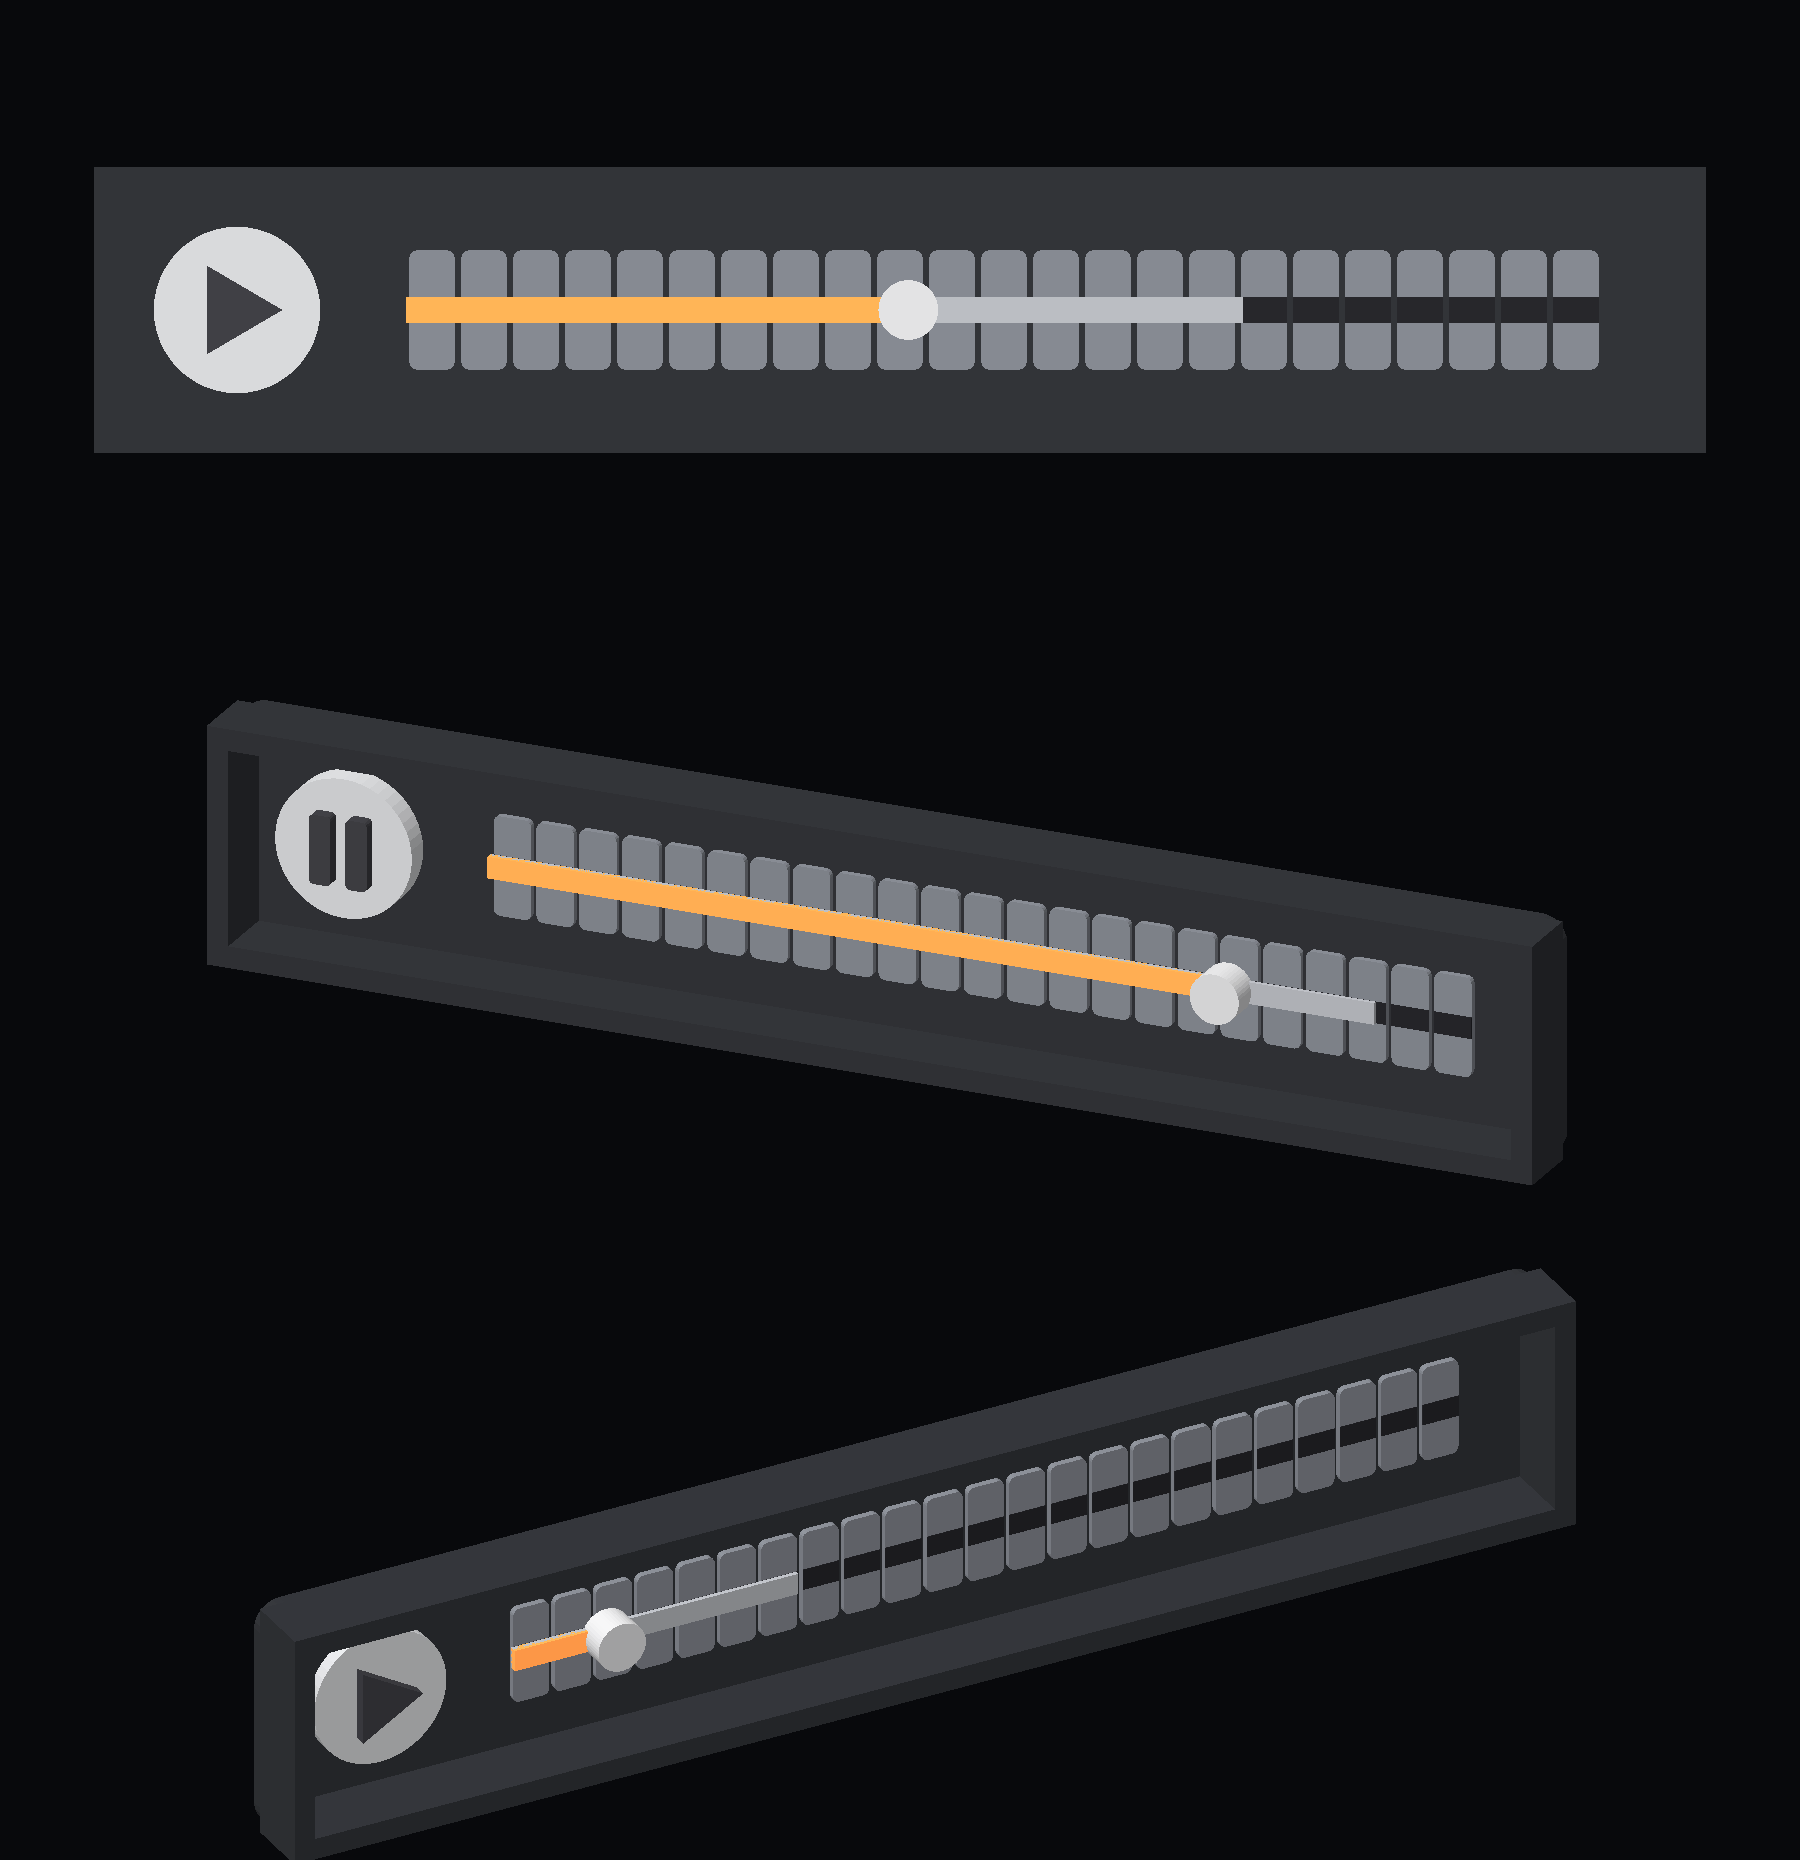

Write Python code to recreate this figure.
#!/usr/bin/env python3
"""Render the assembled controls to models/preview.png, without a headset.

A rough software render: it reads the generated USDZ files back, places them
with the same arithmetic as public/styles/spatial.css, and draws them flat
shaded. It checks geometry, winding and layout; it says nothing about how
Safari lights or fits the scene.

    pip install usd-core pillow numpy
    python3 models/preview.py
"""

from __future__ import annotations

import math
import sys
from pathlib import Path

import numpy as np
from PIL import Image
from pxr import Usd, UsdGeom, UsdShade

sys.path.insert(0, str(Path(__file__).resolve().parent))
from build import CM, LAYOUT, OUT_MODELS  # noqa: E402

ROOT = Path(__file__).resolve().parent.parent
SCALE = 2600  # pixels per metre
SIZE = (1800, 620)
LIGHT = (-0.35, 0.55, 0.76)


def load(name: str):
    """Return [(face points, colour)] for one model, in metres."""
    stage = Usd.Stage.Open(str(OUT_MODELS / f"{name}.usdz"))
    faces = []
    for prim in stage.Traverse():
        if not prim.IsA(UsdGeom.Mesh):
            continue
        mesh = UsdGeom.Mesh(prim)
        points = mesh.GetPointsAttr().Get()
        counts = mesh.GetFaceVertexCountsAttr().Get()
        indices = mesh.GetFaceVertexIndicesAttr().Get()
        material = UsdShade.MaterialBindingAPI(prim).ComputeBoundMaterial()[0]
        shader = UsdShade.Shader(material.GetPrim().GetChild("surface"))
        colour = tuple(shader.GetInput("diffuseColor").Get())
        emissive = shader.GetInput("emissiveColor")
        glow = tuple(emissive.Get()) if emissive else (0, 0, 0)
        cursor = 0
        for count in counts:
            faces.append(([tuple(points[i]) for i in indices[cursor : cursor + count]], colour, glow))
            cursor += count
    return faces


def place(faces, translate=(0, 0, 0), scale=(1, 1, 1)):
    """CSS `translate3d(...) scale3d(...)`: scale about the model origin, then move. Centimetres."""
    tx, ty, tz = (c * CM for c in translate)
    return [
        ([(x * scale[0] + tx, y * scale[1] + ty, z * scale[2] + tz) for x, y, z in points], colour, glow)
        for points, colour, glow in faces
    ]


def assemble(paused=True, progress=0.42, buffered=0.7, press=0.0):
    L = LAYOUT
    scene = place(load("tray"))

    squash = 1 - press * 0.45
    scene += place(load("puck"), (L["puck-x"], 0, 0), (1, 1, squash))
    for name, active in (("play", paused), ("pause", not paused)):
        sink, size = (0, 1) if active else (1.05, 0.6)
        z = L["puck-height"] * squash - sink * L["glyph-height"]
        scene += place(load(name), (L["puck-x"], 0, z), (size, size, size))

    pitch = L["track-length"] / L["track-count"]
    tile = load("tile")
    for i in range(int(L["track-count"])):
        scene += place(tile, (L["track-start"] + (i + 0.5) * pitch, 0, 0))

    scene += place(load("buffer"), (L["track-start"], 0, 0), (max(0.0001, buffered), 1, 1))
    scene += place(load("fill"), (L["track-start"], 0, 0), (max(0.0001, progress), 1, 1))
    scene += place(load("thumb"), (L["track-start"] + progress * L["track-length"], 0, L["tile-depth"]))
    return scene


def render(scene, yaw=0.0, pitch=0.0, zoom=1.0):
    """Flat-shaded orthographic render with a depth buffer."""
    width, height = SIZE
    colour_buffer = np.empty((height, width, 3), dtype=np.uint8)
    colour_buffer[:] = (8, 9, 12)
    depth_buffer = np.full((height, width), -np.inf)
    cy, sy, cp, sp = math.cos(yaw), math.sin(yaw), math.cos(pitch), math.sin(pitch)
    scale = SCALE * zoom

    def view(p):
        x, y, z = p
        x, z = x * cy + z * sy, -x * sy + z * cy
        y, z = y * cp - z * sp, y * sp + z * cp
        return (x, y, z)

    for points, colour, glow in scene:
        eye = [view(p) for p in points]
        # Newell normal in view space; faces wind counter-clockwise seen from outside.
        nx = ny = nz = 0.0
        for i, (x0, y0, z0) in enumerate(eye):
            x1, y1, z1 = eye[(i + 1) % len(eye)]
            nx += (y0 - y1) * (z0 + z1)
            ny += (z0 - z1) * (x0 + x1)
            nz += (x0 - x1) * (y0 + y1)
        length = math.sqrt(nx * nx + ny * ny + nz * nz)
        if length == 0 or nz <= 0:
            continue  # degenerate, or wound to face away from the viewer
        shade = 0.25 + 0.75 * max(0.0, (nx * LIGHT[0] + ny * LIGHT[1] + nz * LIGHT[2]) / length)
        rgb = [int(255 * min(1.0, (c * shade + g * 0.6) ** (1 / 2.2))) for c, g in zip(colour, glow)]
        v = [(width / 2 + x * scale, height / 2 - y * scale, z) for x, y, z in eye]

        for i in range(1, len(v) - 1):  # faces are convex: fan triangulation
            (ax, ay, az), (bx, by, bz), (cx, cy_, cz) = v[0], v[i], v[i + 1]
            x_min, x_max = max(int(min(ax, bx, cx)), 0), min(int(max(ax, bx, cx)) + 1, width)
            y_min, y_max = max(int(min(ay, by, cy_)), 0), min(int(max(ay, by, cy_)) + 1, height)
            area = (bx - ax) * (cy_ - ay) - (cx - ax) * (by - ay)
            if x_min >= x_max or y_min >= y_max or area == 0:
                continue
            ys, xs = np.mgrid[y_min:y_max, x_min:x_max] + 0.5
            w1 = ((xs - ax) * (cy_ - ay) - (cx - ax) * (ys - ay)) / area
            w2 = ((bx - ax) * (ys - ay) - (xs - ax) * (by - ay)) / area
            w0 = 1 - w1 - w2
            z = w0 * az + w1 * bz + w2 * cz
            region = depth_buffer[y_min:y_max, x_min:x_max]
            visible = (w0 >= 0) & (w1 >= 0) & (w2 >= 0) & (z > region)
            region[visible] = z[visible]
            colour_buffer[y_min:y_max, x_min:x_max][visible] = rgb

    return Image.fromarray(colour_buffer)


def main() -> int:
    views = [
        render(assemble(paused=True), yaw=0.0, pitch=0.0),
        render(assemble(paused=False, progress=0.75, buffered=0.9), yaw=math.radians(-24), pitch=math.radians(22), zoom=0.9),
        render(assemble(paused=True, progress=0.1, buffered=0.3, press=1.0), yaw=math.radians(28), pitch=math.radians(30), zoom=0.9),
    ]
    sheet = Image.new("RGB", (SIZE[0], SIZE[1] * len(views)), (0, 0, 0))
    for row, image in enumerate(views):
        sheet.paste(image, (0, row * SIZE[1]))
    target = ROOT / "models" / "preview.png"
    sheet.save(target)
    print(target.relative_to(ROOT))
    return 0


if __name__ == "__main__":
    sys.exit(main())
